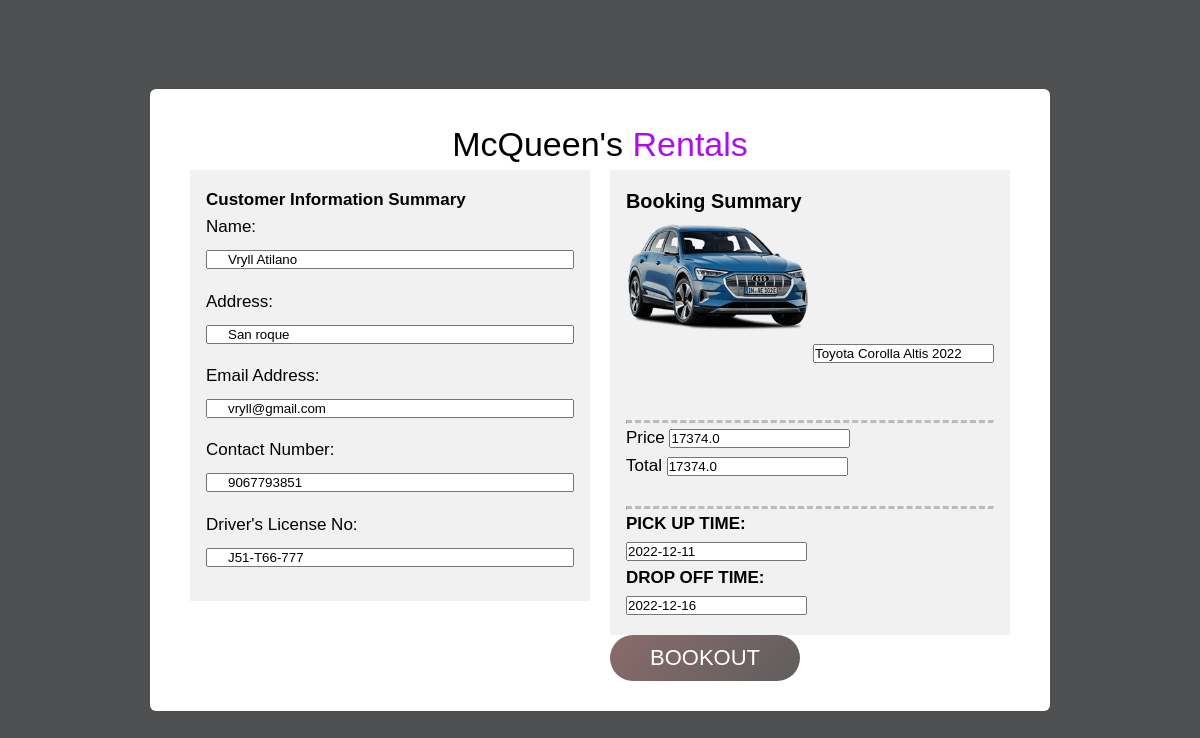
Screenshot of /receipt/62 with the database file from the repository.
### base/models.py (models this page shows, shortened)
class Customer(models.Model):
    car_user = models.ForeignKey(Car, on_delete=models.PROTECT,related_name='cars')
    Name = models.CharField(max_length = 200)
    Age = models.IntegerField()
    Address =  models.CharField(max_length = 200)
    email =  models.CharField(max_length = 200)
    Contact_Number = models.IntegerField()
    License_Number = models.CharField(max_length = 11)
    gender = models.CharField(max_length=9, choices = GENDER, verbose_name = "gender")

class Car(models.Model):
    Brand_Name = models.CharField(max_length = 200)
    Mod_Name = models.CharField(max_length = 200)
    Desc = models.TextField(max_length = 500)
    Price = models.FloatField()
    Plate_number = models.CharField(max_length = 200)
    image = models.ImageField(upload_to='images')
    status = models.CharField(max_length = 200,null = True)

class Booking(models.Model):
    customer_booking = models.ForeignKey(Customer, on_delete = models.CASCADE, related_name='book')
    Pick_Up =  models.CharField(max_length = 200)
    Drop_Off =  models.CharField(max_length = 200)

### base/views.py (the view)
# urls.py: path('receipt/<int:id>', views.receipt, name = "receipt"),
def receipt(request, id):
  car = Car.objects.all()
  customer = Customer.objects.get(id = id)
  custom_booking = Booking.objects.get(customer_booking_id=customer.id)
  context = {'customer':customer, 'car':car, 'custom_booking':custom_booking}
  return render(request, 'base/receipt.html', context)

### base/templates/base/receipt.html (shortened to what this page needs)
{%load static%}
<!DOCTYPE html>
<html lang="en">
<head>
    <link rel="stylesheet" type="text/css" href="https://cdnjs.cloudflare.com/ajax/libs/font-awesome/5.15.1/css/all.min.css">
    <link rel="stylesheet" href="https://cdnjs.cloudflare.com/ajax/libs/font-awesome/5.15.1/css/all.min.css" />
    <link rel="stylesheet" href="https://cdnjs.cloudflare.com/ajax/libs/font-awesome/5.15.1/css/all.min.css" />
    <link rel="stylesheet" href="https://cdnjs.cloudflare.com/ajax/libs/font-awesome/6.2.1/css/all.min.css">
    <link href='https://unpkg.com/boxicons@2.0.7/css/boxicons.min.css' rel='stylesheet'><link rel="stylesheet" typ="text/css" href="{% static 'css\receiptA.css' %}">
    <link rel="stylesheet" typ="text/css" href="{% static 'css\formE.css' %}">
    <link rel="stylesheet" typ="text/css" href="{% static 'css\homeC.css' %}">
    <link rel="stylesheet" typ="text/css" href="{% static 'css\modalB.css' %}">
    <link rel="stylesheet" typ="text/css" href="{% static 'css\utilsA.css' %}">
</head>
<body>
    <div class="row">
    <div class= "container flex">
        <div class="logo"><h1>McQueen's <span>Rentals</span></h1></a></div>
    </div>
      <div class="column">
        <div class="card">
          <h4>Customer Information Summary</h4>
          <form action="#">
            <div class="user-details">
              <div class="input-box">
                <span class="details">Name:</span>
                {% for car1 in car %}
                {% for customers in car1.cars.all %}
                {% if customer.car_user_id == car1.id %}
                <input type="text" name = "Name" value="{% if customer.car_user_id == car1.id %}{{customers.Name}}{% endif %}" placeholder="" readonly>
              </div>
            </div>
            <div class="user-details">
                <div class="input-box">
                  <span class="details">Address:</span>
                  <input type="text" value = "{% if customer.car_user_id == car1.id %}{{customers.Address}}{% endif %}"name = "Address" placeholder="" readonly>
                </div>
              </div>
              <div class="user-details">
                <div class="input-box">
                  <span class="details">Email Address:</span>
                  <input type="text" value="{% if customer.car_user_id == car1.id %}{{customers.email}}{% endif %}" name = "email" placeholder="" readonly>
                </div>
              </div>
              <div class="user-details">
                <div class="input-box">
                  <span class="details">Contact Number:</span>
                  <input type="text" value="{% if customer.car_user_id == car1.id %}{{customers.Contact_Number}}{% endif %}" name = "Contact_Number" placeholder="" readonly>
                </div>
              </div>
              <div class="user-details">
                <div class="input-box">
                  <span class="details">Driver's License No:</span>
                  <input type="text" value="{% if customer.car_user_id == car1.id %}{{customers.License_Number}}{% endif %}" name = "License_Number" placeholder="" readonly>
                </div>
              </div>
        </div>
      </div>
      <div class="column1">
        <div class="card">
          <h3>Booking Summary </h3>
          <img src="{% if customers.car_user_id == car1.id %} {{car1.image.url}} {% endif %} " class="carpicture" alt="carpic" width="90px" height="90px">
          <div class="carname">
              <input type="text" value = "{% if customer.car_user_id == car1.id %}{{car1.Mod_Name}}{% endif %}" readonly>
          </div>
          <br/><br><br/><br>
          <hr class="dashed">
          <div class="input-box">
            <span class="spent">Price</span>
            <input type="number" placeholder="" value = "{% if customer.car_user_id == car1.id %}{{car1.Price}}{% endif %}">
          </div>
          <div class="input-box">
            <span class="spent">Total</span>
            <input type="number" placeholder="" value = "{% if customer.car_user_id == car1.id %}{{car1.Price}}{% endif %}">
          </div>
          <br/>
          <hr class="dashed">
          <div class="input-box">
            <span class="time"><h4>PICK UP TIME:</h4></span>
            <input type="text" placeholder="" value = "{{custom_booking.Pick_Up}}">
          </div>
          <div class="input-box">
            <span class="time"><h4>DROP OFF TIME:</h4></span>
            <input type="text" placeholder="" value = "{{custom_booking.Drop_Off}}">
          </div>
        </div>
        {% endif %}
        {% endfor %}
        {% endfor %}
        <footer>
          <button id="modal-btn" class="button">BOOKOUT</button>
      </footer>
      </div>
    </div>
</body>
</html>

### base/static/css/receiptA.css (style rules this page uses)
* { box-sizing: border-box; }
body { text-align: justify; }
.column { float: left; width: 50%; padding: 0 10px; }
.column1 { float: right; width: 50%; padding: 0 10px; padding-left: 10px; }
.carname { float: right; align-self: auto; padding-left: 5px; }
hr.dashed { border-top: 3px dashed #bbb; }
.row { margin: 0 -5px; }
.row:after { content: ""; display: table; clear: both; }
.row { position: relative; max-width: 900px; width: 100%; border-radius: 6px; padding: 30px; margin: 0 15px; background-color: rgb(255, 255, 255); }
.card { padding: 16px; text-align: justify; background-color: #f1f1f1; }

### base/static/css/formE.css (style rules this page uses)
* { margin: 0; padding: 0; box-sizing: border-box; font-family: 'Lucida Sans', 'Lucida Sans Regular', 'Lucida Grande', 'Lucida Sans Unicode', Geneva, Verdana, sans-serif }
body { height: 100%; display: flex; justify-content: center; align-items: center; padding: 10px; background: rgb(143, 140, 140); }
form .user-details .input-box { margin-bottom: 15px; }
form .input-box span.details { display: block; font-weight: 500; margin-bottom: 5px; }
.user-details .input-box input { width: 100%; outline: none; padding-left: 20px; }

### base/static/css/homeC.css (style rules this page uses)
:root { --primary-color: #4d4b4bb5; --secondary-color: #1c3fa8; --dark-color: hsl(208, 100%, 13%); --light-color: #ffffff; --success-color: #5cb85c; --error-color: #d9534f; }
* { box-sizing: border-box; padding: 0; margin: 0; outline: none; }
.logo { color: rgb(0, 0, 0); }
.logo span { color: #ae0ee8; }
body { font-family: 'argent-cf', serif; color: rgb(0, 0, 0); line-height: 1.6; position:relative; background-size: auto; background-position: top; flex-wrap:wrap; }
h1,h2 { font-weight: normal; line-height: .9; margin: 10px 0; }
img { width: 50%; height: 50%; }
.container { max-width: 1170px; margin:auto; color: rgb(254, 250, 250); flex-wrap:wrap; }

### base/static/css/modalB.css (style rules this page uses)
:root { --modal-duration: 1s; --modal-color: #abd3c4; }
body { font-family: 'Lucida Sans', 'Lucida Sans Regular', 'Lucida Grande', 'Lucida Sans Unicode', Geneva, Verdana, sans-serif; background: #4d4f50; font-size: 17px; line-height: 1.6; display: flex; height: 100vh; align-items: center; justify-content: center; }
.button { background: linear-gradient(135deg, rgb(139, 107, 107), rgb(95, 94, 94));; padding: 10px 40px; color: #fff; cursor: pointer; border: 0; border-radius: 30px; font-weight: 500; font-size: 22px; cursor: pointer; }
.container { max-width: 1170px; margin:auto; flex-wrap:wrap; }

### base/static/css/utilsA.css (style rules this page uses)
.container { max-width: 1100px; margin: 0 auto; overflow: auto; padding: 0 40px; }
.flex { display: flex; justify-content: center; align-items: center; height: 100%; }
.card { transition: 0.3s; }

### rows the page displays
Car: Mod_Name "Toyota Corolla Altis 2022", Price "17374.0"
Customer: Name "Vryll Atilano", Address "San roque", email "vryll@gmail.com", Contact_Number "9067793851", License_Number "J51-T66-777", image (picture)
Booking: Pick_Up "2022-12-11", Drop_Off "2022-12-16"
